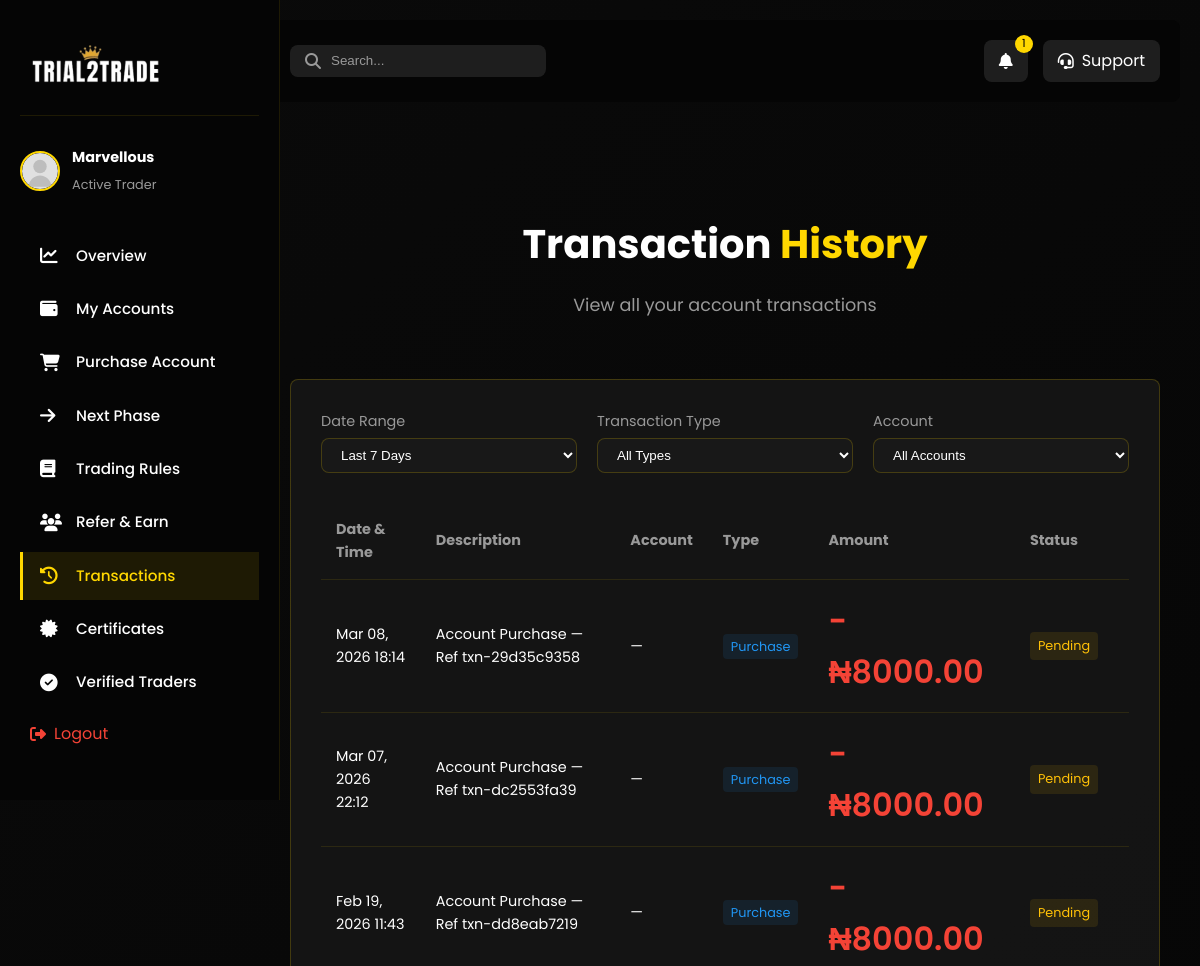
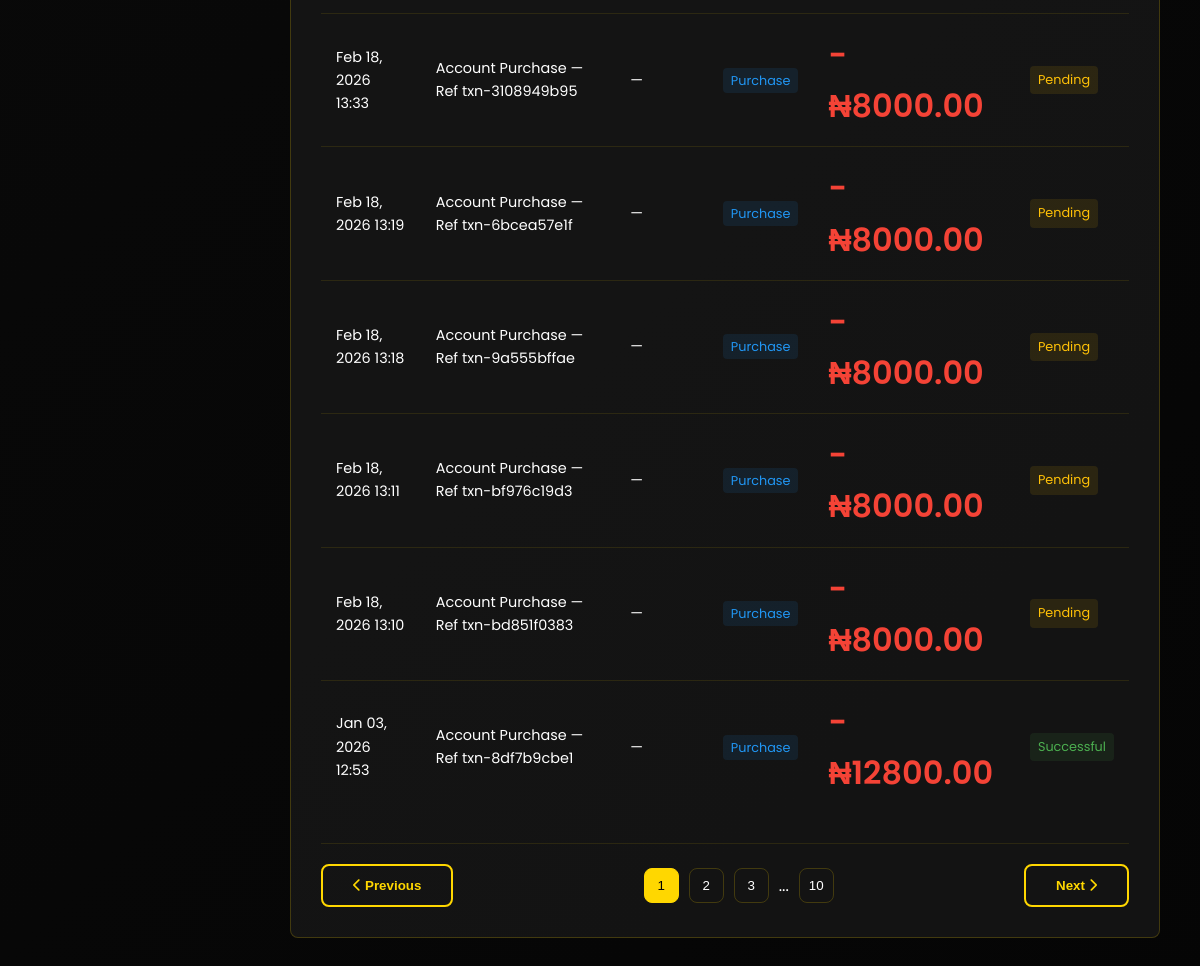
Page /dashboard-transactions/ (signed in) on the committed database (2 pictures, top to bottom).
### main/models.py (models this page shows, shortened)
class CustomUser(AbstractUser):
    first_name = models.CharField(max_length=20)
    last_name = models.CharField(max_length=20)
    username = models.CharField(max_length=20, unique=True)
    email = models.EmailField(unique=True)
    phone_number = models.CharField(max_length=15, null=True, unique=True)
    email_verification_code = models.CharField(max_length=6, blank=True, null=True)
    email_verification_expires = models.DateTimeField(blank=True, null=True)
    verification_code = models.CharField(max_length=6, null=True, blank=True)
    verification_code_expires = models.DateTimeField(null=True, blank=True)
    password_reset_code = models.CharField(max_length=6, blank=True, null=True)
    password_reset_expires = models.DateTimeField(blank=True, null=True)
    referral_code = models.CharField(max_length=20, unique=True, blank=True, null=True)
    referred_by = models.ForeignKey('self', on_delete=models.SET_NULL, null=True, blank=True, related_name='referrals')
    USERNAME_FIELD = 'email'
    REQUIRED_FIELDS = ['username']
    class Meta:
        verbose_name = 'User'
        verbose_name_plural = 'Users'

class Purchase(models.Model):
    PAYMENT_STATUS_CHOICES = (
        ('pending', 'Pending'),
        ('successful', 'Successful'),
        ('failed', 'Failed'),
    )
    user = models.ForeignKey(CustomUser, on_delete=models.CASCADE, related_name='purchases')
    amount = models.DecimalField(max_digits=10, decimal_places=2)
    tx_ref = models.CharField(max_length=200, unique=True)
    verified = models.BooleanField(default=False)
    created_at = models.DateTimeField(auto_now_add=True)
    payment_status = models.CharField(max_length=20, choices=PAYMENT_STATUS_CHOICES, default='pending')
    flutterwave_reference = models.CharField(max_length=200, blank=True, null=True)
    account = models.OneToOneField(MT5Account, on_delete=models.SET_NULL, null=True, blank=True, related_name='purchase')

### main/views.py (the view)
# urls.py: path('dashboard-transactions/', views.dashboard_transactions, name='dashboard_transactions'),
@login_required(login_url='/login_user')
def dashboard_transactions(request):
    purchases = Purchase.objects.filter(user=request.user).order_by('-created_at')
    return render(request, 'main/dashboard-transactions.html', {'purchases': purchases, 'global_alert': get_active_global_alert()})

### main/context_processors.py (called while the page is built)
def active_discount_code(request):
    active_code = DiscountCode.objects.filter(is_active=True).order_by('-created_at').first()
    return {'active_discount_code': active_code}

def announcement_count(request):
    count = Announcement.objects.filter(is_published=True).count()
    return {'announcement_count': count}

### main/views.py (called while the page is built)
def get_active_global_alert():
    try:
        from .models import GlobalAlert
        return GlobalAlert.objects.filter(is_active=True).order_by('-created_at').first()
    except Exception:
        return None

### main/templates/main/dashboard-transactions.html (shortened to what this page needs)
{% load static %}
<!DOCTYPE html>
<html lang="en">
<head>
    <link rel="stylesheet" href="{% static 'css/style.css' %}">
    <link rel="stylesheet" href="{% static 'css/dashboard.css' %}">
    <link rel="stylesheet" href="{% static 'css/dashboard-nav.css' %}">
    <link rel="stylesheet" href="https://cdnjs.cloudflare.com/ajax/libs/font-awesome/6.4.0/css/all.min.css">
    <link rel="stylesheet" href="{% static 'css/mobile-nav.css' %}">
</head>
<body>
    <nav class="dashboard-nav">
        <div class="nav-logo">
            <img src="{% static 'images/logob.png' %}" alt="Trial2Trade Logo" style="width: 130px; height: 75px;">
        </div>
            <div class="user-info">
                <img src="{% static 'images/avatar-placeholder.svg' %}" alt="User Avatar" class="avatar">
                <div class="user-details">
                    <h4 class="user-name">{{ request.user.first_name|default:request.user.username }}</h4>
                    <span class="user-status">Active Trader</span>
                </div>
            </div>
        <div class="nav-menu">
            <a href="{% url 'index' %}" class="nav-item">
                <i class="fas fa-chart-line"></i>
                <span>Overview</span>
            </a>
            <a href="{% url 'dashboard_accounts' %}" class="nav-item">
                <i class="fas fa-wallet"></i>
                <span>My Accounts</span>
            </a>
            <a href="{% url 'dashboard_purchase' %}" class="nav-item">
                <i class="fas fa-shopping-cart"></i>
                <span>Purchase Account</span>
            </a>
            <a href="{% url 'dashboard_next_phase' %}" class="nav-item">
                <i class="fas fa-arrow-right"></i>
                <span>Next Phase</span>
            </a>
            <a href="{% url 'dashboard_rules' %}" class="nav-item">
                <i class="fas fa-book"></i>
                <span>Trading Rules</span>
            </a>
            <a href="{% url 'dashboard_referral' %}" class="nav-item">
                <i class="fas fa-users"></i>
                <span>Refer & Earn</span>
            </a>
            <a href="{% url 'dashboard_transactions' %}" class="nav-item active">
                <i class="fas fa-history"></i>
                <span>Transactions</span>
            </a>
            <a href="{% url 'dashboard_certificates' %}" class="nav-item">
                <i class="fas fa-certificate"></i>
                <span>Certificates</span>
            </a>
            <a href="{% url 'dashboard_verified_traders' %}" class="nav-item">
                <i class="fas fa-check-circle"></i>
                <span>Verified Traders</span>
            </a>
            <a href="{% url 'logout_user' %}" class="logout-btn">
                <i class="fas fa-sign-out-alt"></i>
                <span>Logout</span>
            </a>
        </div>
    </nav>
    <main class="dashboard-content">
        <header class="dashboard-header">
            <div class="header-search">
                <i class="fas fa-search"></i>
                <input type="text" placeholder="Search...">
            </div>
            <div class="header-actions">
                <a href="{% url 'dashboard_announcements' %}" class="notification-btn" style="text-decoration: none;">
                    <i class="fas fa-bell"></i>
                    {% if announcement_count > 0 %}
                    <span class="notification-badge">{{ announcement_count }}</span>
                    {% endif %}
                </a>
                <a href="mailto:info@trial2trade.com" class="support-btn">
                    <i class="fas fa-headset"></i>
                    <span>Support</span>
                </a>
            </div>
        </header>
        <section class="dashboard-section active">
            <div class="section-header">
                <h2>Transaction <span class="highlight">History</span></h2>
                <p>View all your account transactions</p>
            </div>
            <div class="transactions-container">
                <div class="transactions-filters">
                    <div class="filter-group">
                        <label>Date Range</label>
                        <select>
                            <option>Last 7 Days</option>
                        </select>
                    </div>
                    <div class="filter-group">
                        <label>Transaction Type</label>
                        <select>
                            <option>All Types</option>
                        </select>
                    </div>
                    <div class="filter-group">
                        <label>Account</label>
                        <select>
                            <option>All Accounts</option>
                        </select>
                    </div>
                </div>
                <div class="transactions-table">
                    <table>
                        <thead>
                            <tr>
                                <th>Date & Time</th>
                                <th>Description</th>
                                <th>Account</th>
                                <th>Type</th>
                                <th>Amount</th>
                                <th>Status</th>
                            </tr>
                        </thead>
                        <tbody>
                            {% if purchases %}
                            {% for p in purchases %}
                            <tr>
                                <td>{{ p.created_at|date:"M d, Y H:i" }}</td>
                                <td>Account Purchase{% if p.tx_ref %} — Ref {{ p.tx_ref }}{% endif %}</td>
                                <td>
                                    {% if p.account %}
                                        {{ p.account.login }} ({{ p.account.account_size }})
                                    {% else %}
                                        —
                                    {% endif %}
                                </td>
                                <td><span class="transaction-type purchase">Purchase</span></td>
                                <td class="amount negative">-₦{{ p.amount|floatformat:2 }}</td>
                                <td>
                                    <span class="status {% if p.payment_status == 'successful' %}completed{% elif p.payment_status == 'pending' %}pending{% elif p.payment_status == 'failed' %}danger{% else %}pending{% endif %}">{{ p.payment_status|title }}</span>
                                </td>
                            </tr>
                            {% endfor %}
                            {% else %}
                            <tr>
                                <td colspan="6" style="text-align:center;">No transactions yet.</td>
                            </tr>
                            {% endif %}
                        </tbody>
                    </table>
                </div>
                <div class="transactions-pagination">
                    <button class="btn secondary-btn"><i class="fas fa-chevron-left"></i> Previous</button>
                    <div class="page-numbers">
                        <button class="active">1</button>
                        <button>2</button>
                        <button>3</button>
                        <span>...</span>
                        <button>10</button>
                    </div>
                    <button class="btn secondary-btn">Next <i class="fas fa-chevron-right"></i></button>
                </div>
            </div>
        </section>
    </main>
</body>
</html>

### main/static/css/style.css (style rules this page uses)
:root { --primary-color: #FFD700; --primary-light: #FFEB99; --primary-dark: #D4AF37; --secondary-color: #000000; --secondary-light: #333333; --secondary-dark: #000000; --text-light: #FFFFFF; --text-dark: #000000; --text-muted: #999999; --background-dark: #0A0A0A; --background-darker: #050505; --background-light: #1A1A1A; --background-gradient: linear-gradient(135deg, var(--background-dark) 0%, var(--background-darker) 100%); --card-bg: rgba(26, 26, 26, 0.7); --card-border: 1px solid rgba(255, 215, 0, 0.2); --card-shadow: 0 8px 32px rgba(0, 0, 0, 0.5); --success: #4CAF50; --warning: #FFC107; --danger: #F44336; --info: #2196F3; --border-radius-sm: 4px; --border-radius: 8px; --border-radius-lg: 16px; --transition-fast: 0.2s ease; --transition-normal: 0.3s ease; --transition-slow: 0.5s ease; --glow-effect: 0 0 10px rgba(255, 215, 0, 0.5), 0 0 20px rgba(255, 215, 0, 0.3); }
* { margin: 0; padding: 0; box-sizing: border-box; }
html { scroll-behavior: smooth; }
body { font-family: 'Poppins', sans-serif; background: var(--background-gradient); color: var(--text-light); line-height: 1.6; overflow-x: hidden; }
a { text-decoration: none; color: var(--text-light); transition: var(--transition-fast); }
img { max-width: 100%; height: auto; }
section { padding: 80px 20px; position: relative; }
.section-header { text-align: center; margin-bottom: 60px; }
.section-header h2 { font-size: 2.5rem; font-weight: 700; margin-bottom: 15px; position: relative; display: inline-block; }
.section-header p { font-size: 1.1rem; color: var(--text-muted); max-width: 700px; margin: 0 auto; }
.highlight { color: var(--primary-color); position: relative; }
.highlight::after { content: ''; position: absolute; bottom: -5px; left: 0; width: 100%; height: 2px; background: var(--primary-color); transform: scaleX(0); transform-origin: right; transition: transform 0.5s ease; }
.btn { display: inline-block; padding: 12px 30px; border-radius: var(--border-radius); font-weight: 600; text-align: center; cursor: pointer; transition: var(--transition-normal); border: none; outline: none; position: relative; overflow: hidden; z-index: 1; }
.btn::before { content: ''; position: absolute; top: 0; left: -100%; width: 100%; height: 100%; background: rgba(255, 255, 255, 0.1); transition: var(--transition-normal); z-index: -1; }
.secondary-btn { background: transparent; color: var(--primary-color); border: 2px solid var(--primary-color); }
.nav-item { font-weight: 500; position: relative; padding: 5px 0; }
.nav-item::after { content: ''; position: absolute; bottom: 0; left: 0; width: 100%; height: 2px; background: var(--primary-color); transform: scaleX(0); transform-origin: right; transition: transform 0.3s ease; }
.amount { font-size: 2rem; font-weight: 700; color: var(--primary-color); }

### main/static/css/dashboard-nav.css (style rules this page uses)
.dashboard-nav { position: fixed; left: 0; top: 0; height: 100vh; width: 250px; background: #1a1a1a; padding: 20px; transition: all 0.3s ease; z-index: 1000; }
.nav-logo { display: flex; align-items: center; padding: 10px; margin-bottom: 30px; }
.nav-logo img { width: 40px; height: 40px; }
.nav-item { margin-bottom: 5px; }
.dashboard-content { margin-left: 250px; padding: 20px; transition: all 0.3s ease; }

### main/static/css/mobile-nav.css (style rules this page uses)
.dashboard-nav { width: 280px; background: var(--background-darker); border-right: 1px solid rgba(255, 215, 0, 0.1); display: flex; flex-direction: column; height: 100vh; z-index: 1000; }
.nav-menu { padding: 20px 0; flex-grow: 1; overflow-y: auto; }
.nav-item { display: flex; align-items: center; padding: 12px 20px; color: var(--text-light); text-decoration: none; transition: var(--transition-fast); position: relative; }
.nav-item i { width: 24px; margin-right: 12px; font-size: 1.1rem; }
.nav-item span { font-size: 0.95rem; display: block; }

### rows in the picture
CustomUser: user.first_name "Marvellous"
Purchase: created_at "Mar 08, 2026 18:14", tx_ref "txn-29d35c9358", amount "8000.00", payment_status "Pending"
Purchase: created_at "Mar 07, 2026 22:12", tx_ref "txn-dc2553fa39", amount "8000.00", payment_status "Pending"
Purchase: created_at "Feb 19, 2026 11:43", tx_ref "txn-dd8eab7219", amount "8000.00", payment_status "Pending"
Purchase: created_at "Feb 18, 2026 13:33", tx_ref "txn-3108949b95", amount "8000.00", payment_status "Pending"
Purchase: created_at "Feb 18, 2026 13:19", tx_ref "txn-6bcea57e1f", amount "8000.00", payment_status "Pending"
Purchase: created_at "Feb 18, 2026 13:18", tx_ref "txn-9a555bffae", amount "8000.00", payment_status "Pending"
Purchase: created_at "Feb 18, 2026 13:11", tx_ref "txn-bf976c19d3", amount "8000.00", payment_status "Pending"
Purchase: created_at "Feb 18, 2026 13:10", tx_ref "txn-bd851f0383", amount "8000.00", payment_status "Pending"
Purchase: created_at "Jan 03, 2026 12:53", tx_ref "txn-8df7b9cbe1", amount "12800.00", payment_status "Successful"

### other values in the picture
{{ announcement_count }} "1"
